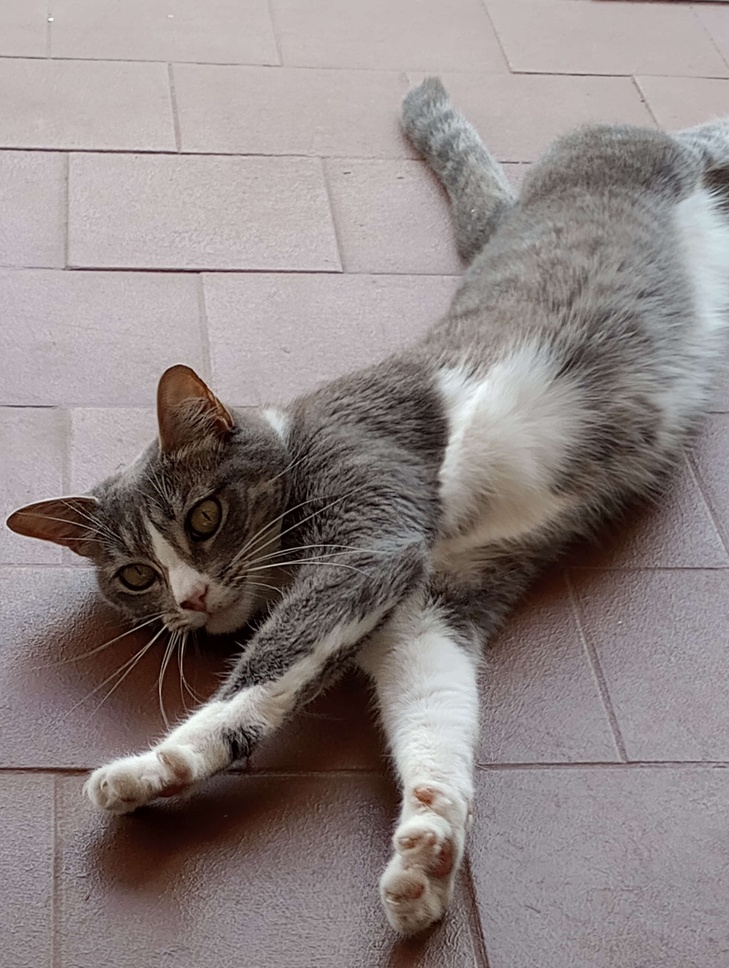
#> input picture ciripiso.jpg, 729 x 968 px, shrunk from 3072 x 4080 before the run
$ jupyter execute presentacion.ipynb
#> lines starting #> are read from the running program, lines starting #| are printed output that depends on the picture; after the words box and inside, x2 and y2 are one past the last pixel; in counts of white or black regions, pixels touching at a corner belong together
[cell 1]
import numpy as np
import matplotlib.pyplot as plt
from PIL import Image
import seaborn as sns
import os

# Transformada de Fourier

Materia: Aprendizaje Automático

Integrantes: Gonzalo Jara y Tomás Gómez

Docente: Esteban Roitberg

# Contexto del problema

Ella se llama Ciri.

<div class="flex-center">

</div>

<style>
    .flex-center {
        display: flex;
        flex-direction: column;
        justify-content: center;
        align-items: center;
    }
</style>

Queremos usar la imágen en un modelo.

La imagen es de 3072 x 4080 y pesa 636KB.

<b>¿Cómo podemos simplificarla sin perder información valiosa?</b>

**Podemos comprimirla usando la Transformada de Fourier**

## Un caso más simple, ¿Cómo simplificar una señal?

Si tengo una señal con ruido, y quiero eliminarlo, ¿cómo hago?

[cell 2]
def func(x: np.ndarray):
    freq1 = 2
    freq2 = 3
    return np.cos(2*np.pi * freq1 * x) + np.sin(2*np.pi * freq2 * x)

def freq_calc(x: np.ndarray, frecuencia: int):
    y = np.exp(2*np.pi * 1j * x * frecuencia)
    return y.real, y.imag

def euler(x: np.ndarray):
    y = np.exp(x * 1j)
    return y.real, y.imag

n = 200
time = 4
np.random.seed(2)
X = np.linspace(0, time, n)
Y_real = func(X)
Y = Y_real + 0.4 * np.random.normal(0, 1, n)

X_euler, Y_euler = euler(X)

plt.rcParams["text.usetex"] = True
fig, ax = plt.subplots(1, 1, figsize=(10,4), facecolor="#1e1e1e")
ax.set_facecolor("#1e1e1e")
ax.plot(X, Y, color="#00ccff", linewidth=2.5);
ax.set_ylabel("Intensidad", color="white")
ax.set_xlabel("Tiempo (s)", color="white")
ax.set_title("Funcion con ruido", color="white");

#ax.spines["left"].set_position("center")
#ax.spines["bottom"].set_position("center")
ax.spines["left"].set_color("white")
ax.spines["bottom"].set_color("white")
ax.spines["right"].set_color("none")
ax.spines["top"].set_color("none")

ax.set_xticks([ 0, 1, 2, 3, 4 ])
ax.set_xticklabels([r"$0$", r"$1$", r"$2$", r"$3$", r"$4$"], color="white", fontsize=12)
ax.set_yticks([-2, -1, 0, 1, 2])
ax.set_yticklabels([r"$-2$", r"$-1$", r"$0$", r"$1$", r"$2$"], color="white", fontsize=12);

## La respuesta: Series de Fourier

Las Series de Fourier nos permiten descomponer cualquier señal periódica en una serie infinita de senos y cosenos.
<video width=840 height=480 controls>
    <source src="media/jupyter/Descomposicion@2025-09-26@02-04-45.mp4" type="video/mp4">
</video>

## Definición de la Serie de Fourier

Dada una función $f(x)$ periódica de período $P$, su serie de Fourier se define como:
$$
S_N(x) = a_0 \sum_{n=1}^{N}(a_n cos(2 \pi \frac{n}{P} x) + b_n sin(2 \pi \frac{n}{P} x))
$$
con coeficientes:
$$
a_0 = \frac{1}{P} \int_{P}{}f(x)dx \\
a_n = \frac{2}{P} \int_{P}{}f(x) cos(2 \pi \frac{n}{P} x) dx \\
b_n = \frac{2}{P} \int_{P}{}f(x) sin(2 \pi \frac{n}{P} x) dx
$$

Las series de Fourier son muy útiles ya que nos permiten expresar una aproximación de cualquier función periódica de forma muy sencilla de calcular (senos y cosenos).

Pero, para poder comprimir una imagen, necesitamos algo más general, que pueda analizar funciones no periódicas...

## ¿Qué es la Transformada de Fourier?

[cell 3]
plt.rcParams["text.usetex"] = True
fig, ax = plt.subplots(1, 2, figsize=(10,4), facecolor="#1e1e1e")
ax[0].set_facecolor("#1e1e1e")
ax[0].plot(X, Y, color="#00ccff", linewidth=2.5);
ax[0].set_ylabel("Intensidad", color="white")
ax[0].set_xlabel("Tiempo (s)", color="white")
ax[0].set_title("Funcion con ruido", color="white");

#a<[0].spines["left"].set_position("center")
#a<[0].spines["bottom"].set_position("center")
ax[0].spines["left"].set_color("white")
ax[0].spines["bottom"].set_color("white")
ax[0].spines["right"].set_color("none")
ax[0].spines["top"].set_color("none")

ax[0].set_xticks([ 0, 1, 2, 3, 4 ])
ax[0].set_xticklabels([r"$0$", r"$1$", r"$2$", r"$3$", r"$4$"], color="white", fontsize=12)
ax[0].set_yticks([-2, -1, 0, 1, 2])
ax[0].set_yticklabels([r"$-2$", r"$-1$", r"$0$", r"$1$", r"$2$"], color="white", fontsize=12);

fft = np.fft.rfft(Y) / n
freq = np.fft.rfftfreq(n, X[1] - X[0])

ax[1].plot(freq, np.abs(fft), color="#00ccff", linewidth=2.5);

ax[1].set_facecolor("#1e1e1e")
ax[1].set_ylabel("Intensidad", color="white")
ax[1].set_xlabel("Frecuencia", color="white")
ax[1].set_title("Transformada de Fourier", color="white");

ax[1].spines["left"].set_color("white")
ax[1].spines["bottom"].set_color("white")
ax[1].spines["right"].set_color("none")
ax[1].spines["top"].set_color("none")

ax[1].set_xticks([ 0, 2, 3, 5, 10, 15, 20, 25 ])
ax[1].set_xticklabels([r"$0$", r"$2$", r"$3$", r"$5$", r"$10$", r"$15$", r"$20$", r"$25$"], color="white", fontsize=12)
ax[1].set_yticks([0.0, 0.1, 0.2, 0.3, 0.4, 0.5])
ax[1].set_yticklabels([r"$0.0$", r"$0.1$", r"$0.2$", r"$0.3$", r"$0.4$", r"$0.5$"], color="white", fontsize=12);

## Formula de Euler

Para cualquier número real x:
$$
e^{ix} = cos(x) + i sen(x)
$$
Esto nos permite relacionar senos y cosenos con números complejos, los cuales pueden pensarse como vectores.

<video width=700 height=350 controls>
    <source src="media/jupyter/VectorRotando@2025-09-26@02-05-43.mp4" type="video/mp4">
</video>

## ¿Cómo funciona la Transformada de Fourier?
$$
\hat f(\epsilon) = \int_{-\infty}^{\infty} f(x) e^{-i 2 \pi \epsilon x} dx
$$

Donde:
- $f(x)$ es la funcion original.
- $\epsilon$ es una variable que representa a la frecuencia de la función original.
- $e^{-i 2 \pi}$ es un número complejo que depende de $x$ y de $\epsilon$.

$$
f(x) e^{-i 2 \pi \epsilon x}
$$
<video width=840 height=480 controls>
    <source src="media/jupyter/ProductoRotando@2025-09-26@02-06-33.mp4" type="video/mp4">
</video>

$$
\hat f(\epsilon) = \int_{-\infty}^{\infty} f(x) e^{-i 2 \pi \epsilon x} dx
$$
<video width=840 height=480 controls>
    <source src="media/jupyter/GraficarFrecuencias@2025-09-26@02-07-15.mp4" type="video/mp4">
</video>

## Función final de la transformada de Fourier

[cell 4]
fft = np.fft.rfft(Y) / n
freq = np.fft.rfftfreq(n, X[1] - X[0])

fig, ax = plt.subplots(1, 1, figsize=(10,4), facecolor="#1e1e1e")
ax.plot(freq, np.abs(fft), color="#00ccff", linewidth=2.5);

ax.set_facecolor("#1e1e1e")
ax.set_ylabel("Intensidad", color="white")
ax.set_xlabel("Frecuencia", color="white")
ax.set_title("Transformada de Fourier", color="white");

#ax.spines["left"].set_position("center")
#ax.spines["bottom"].set_position("center")
ax.spines["left"].set_color("white")
ax.spines["bottom"].set_color("white")
ax.spines["right"].set_color("none")
ax.spines["top"].set_color("none")

ax.set_xticks([ 0, 2, 3, 5, 10, 15, 20, 25 ])
ax.set_xticklabels([r"$0$", r"$2$", r"$3$", r"$5$", r"$10$", r"$15$", r"$20$", r"$25$"], color="white", fontsize=12)
ax.set_yticks([0.0, 0.1, 0.2, 0.3, 0.4, 0.5])
ax.set_yticklabels([r"$0.0$", r"$0.1$", r"$0.2$", r"$0.3$", r"$0.4$", r"$0.5$"], color="white", fontsize=12);

Determinamos un umbral para filtrar el ruido

[cell 5]
fft = np.fft.rfft(Y) / n
freq = np.fft.rfftfreq(n, X[1] - X[0])

fig, ax = plt.subplots(1, 1, figsize=(10,4), facecolor="#1e1e1e")
ax.plot(freq, np.abs(fft), color="#00ccff", linewidth=2.5);
ax.axhline(0.3, color="red");

ax.set_facecolor("#1e1e1e")
ax.set_ylabel("Intensidad", color="white")
ax.set_xlabel("Frecuencia", color="white")
ax.set_title("Transformada de Fourier", color="white");

ax.spines["left"].set_color("white")
ax.spines["bottom"].set_color("white")
ax.spines["right"].set_color("none")
ax.spines["top"].set_color("none")

ax.set_xticks([ 0, 2, 3, 5, 10, 15, 20, 25 ])
ax.set_xticklabels([r"$0$", r"$2$", r"$3$", r"$5$", r"$10$", r"$15$", r"$20$", r"$25$"], color="white", fontsize=12)
ax.set_yticks([0.0, 0.1, 0.2, 0.3, 0.4, 0.5])
ax.set_yticklabels([r"$0.0$", r"$0.1$", r"$0.2$", r"$0.3$", r"$0.4$", r"$0.5$"], color="white", fontsize=12);

Filtramos el ruido y reconstruimos la señal con la inversa de la transformada de Fourier.

[cell 6]
umbral = 0.3
fft_filtrada = fft * (np.abs(fft) > umbral)

fig, ax = plt.subplots(1, 2, figsize=(12,4), facecolor="#1e1e1e")
ax[0].plot(freq, np.abs(fft_filtrada), color="#00ccff", linewidth=2.5);
ax[0].axhline(umbral, color="red");

ax[0].set_facecolor("#1e1e1e")
ax[0].set_ylabel("Intensidad", color="white")
ax[0].set_xlabel("Frecuencia", color="white")
ax[0].set_title("Transformada de Fourier", color="white");

ax[0].spines["left"].set_color("white")
ax[0].spines["bottom"].set_color("white")
ax[0].spines["right"].set_color("none")
ax[0].spines["top"].set_color("none")

ax[0].set_xticks([ 0, 2, 3, 5, 10, 15, 20, 25 ])
ax[0].set_xticklabels([r"$0$", r"$2$", r"$3$", r"$5$", r"$10$", r"$15$", r"$20$", r"$25$"], color="white", fontsize=12)
ax[0].set_yticks([0.0, 0.1, 0.2, 0.3, 0.4, 0.5])
ax[0].set_yticklabels([r"$0.0$", r"$0.1$", r"$0.2$", r"$0.3$", r"$0.4$", r"$0.5$"], color="white", fontsize=12);


## Aca se empieza a graficar la funcion filtrada
ax[1].plot(X, np.fft.irfft(fft_filtrada * n), color="#00ccff", linewidth=2.5);

ax[1].set_facecolor("#1e1e1e")
ax[1].set_ylabel("Intensidad", color="white")
ax[1].set_xlabel("Tiempo", color="white")
ax[1].set_title("Señal filtrada", color="white");

ax[1].spines["left"].set_color("white")
ax[1].spines["bottom"].set_color("white")
ax[1].spines["right"].set_color("none")
ax[1].spines["top"].set_color("none")

ax[1].set_xticks(np.arange(0.0, 4.1, 1))
ax[1].set_xticklabels(np.arange(0.0, 4.1, 1), color="white", fontsize=12)
ax[1].set_yticks(np.arange(-2.0, 2.1, 1))
ax[1].set_yticklabels(np.arange(-2.0, 2.1, 1), color="white", fontsize=12);

[cell 7]
fig, ax = plt.subplots(1, 1, figsize=(10,4), facecolor="#1e1e1e")
ax.plot(X, np.fft.irfft(fft_filtrada * n), color="#00ccff", linewidth=2.5);

ax.set_facecolor("#1e1e1e")
ax.set_ylabel("Intensidad", color="white")
ax.set_xlabel("Tiempo", color="white")
ax.set_title("Señal filtrada", color="white");

ax.spines["left"].set_color("white")
ax.spines["bottom"].set_color("white")
ax.spines["right"].set_color("none")
ax.spines["top"].set_color("none")

ax.set_xticks(np.arange(0.0, 4.1, 1))
ax.set_xticklabels(np.arange(0.0, 4.1, 1), color="white", fontsize=12)
ax.set_yticks(np.arange(-2.0, 2.1, 1))
ax.set_yticklabels(np.arange(-2.0, 2.1, 1), color="white", fontsize=12);

## Comprimiendo a Ciri

Pasamos la imagen de Ciri a escala de grises para hacer el cálculo más simple.

[cell 8]
# 1. Cargar imagen en escala de grises
img = Image.open("ciripiso.jpg").convert("L")  # "L" = grayscale
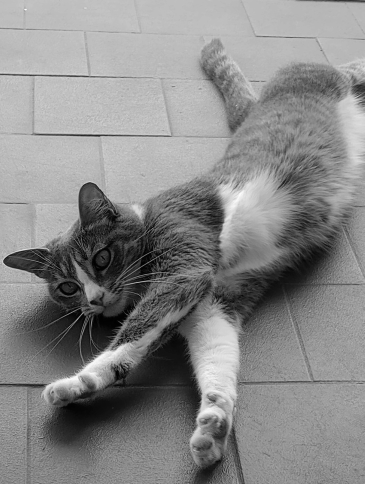
#> img: PIL image 729x968 L (shown at 1/2 size); min 0, max 255, mean 136
img_array = np.array(img)

# 2. FFT 2D
fft2 = np.fft.fft2(img_array)
fft2_shifted = np.fft.fftshift(fft2)  # centramos el espectro

# 3. Magnitud y fase
magnitude = np.abs(fft2_shifted)
phase = np.angle(fft2_shifted)
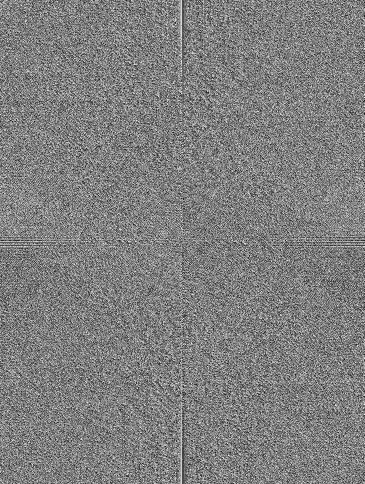
#> phase: shape (968, 729) float64 (shown at 1/2 size); min -3.14, max 3.14, mean -3.59e-17; drawn with min black and max white

# 4. Mostrar resultados
plt.figure(figsize=(15,5))

plt.subplot(1,3,1)
plt.imshow(img_array, cmap="gray")
plt.title("Imagen original")
plt.axis("off");

[cell 9]
# ======================
# 5. Compresión: quedarnos con el top n% de coeficientes
# ======================
porcentaje = 0.5
flat = magnitude.flatten()
threshold = np.percentile(flat, 100 - porcentaje)
#> threshold = 87424.9
mask_compress = magnitude >= threshold
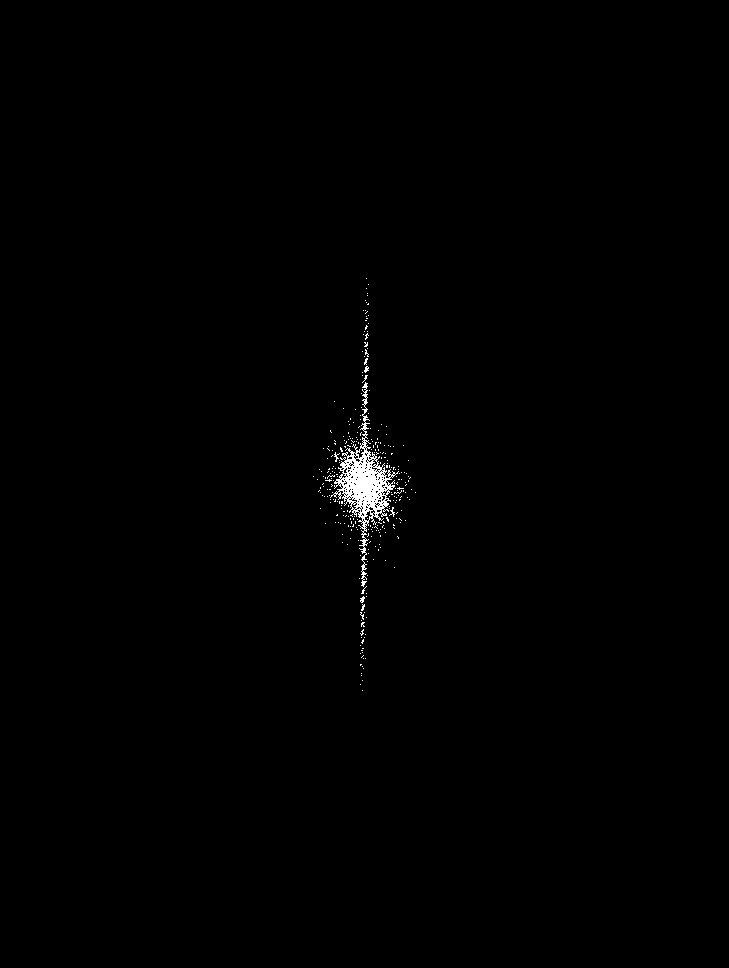
#> mask_compress: shape (968, 729) bool; 0.5% white; 305 white regions (300 under 20 px), largest, box (x1, y1, x2, y2) and area: (330, 382, 399, 587) 2807, (334, 452, 340, 462) 22, (389, 507, 395, 517) 22, (364, 366, 369, 373) 21, (360, 596, 365, 603) 21
fft_compress = fft2_shifted * mask_compress
img_compress = np.fft.ifft2(np.fft.ifftshift(fft_compress)).real
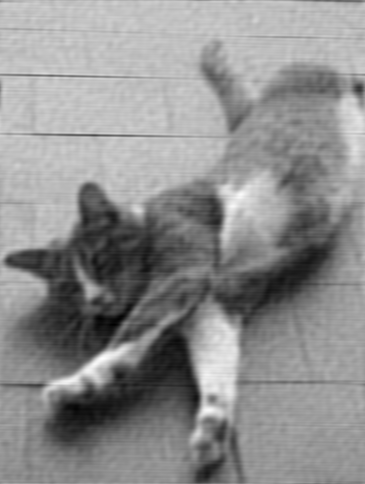
#> img_compress: shape (968, 729) float64 (shown at 1/2 size); min -11.1, max 252.2, mean 136; drawn with min black and max white

def re_map(x, in_min, in_max, out_min, out_max):
#> called with in_min = -11.1, in_max = 252.2, out_min = 0, out_max = 1
    return (x - in_min) * (out_max - out_min) / (in_max - in_min) + out_min

ciri_comp = re_map(img_compress, img_compress.min(), img_compress.max(), 0, 1)
ciri_norm = re_map(img_array, img_array.min(), img_array.max(), 0, 1)

Image.fromarray((ciri_comp * 255).astype(np.uint8)).save("ciri_comprimida.png")
Image.fromarray((ciri_norm * 255).astype(np.uint8)).save("ciri_normal.png")

comp_size = os.path.getsize('ciri_comprimida.png')
norm_size =  os.path.getsize('ciri_normal.png')

print(norm_size, comp_size)
print(f"{(norm_size - comp_size) / norm_size:.2f}")

Aplicamos la transformada de Fourier y le aplicamos un filtro del 0.5%.

[cell 10]
fft2 = np.fft.fft2(img_array)
fft2_shifted = np.fft.fftshift(fft2)  # centramos el espectro
magnitude_spectrum = np.log1p(np.abs(fft2_shifted))
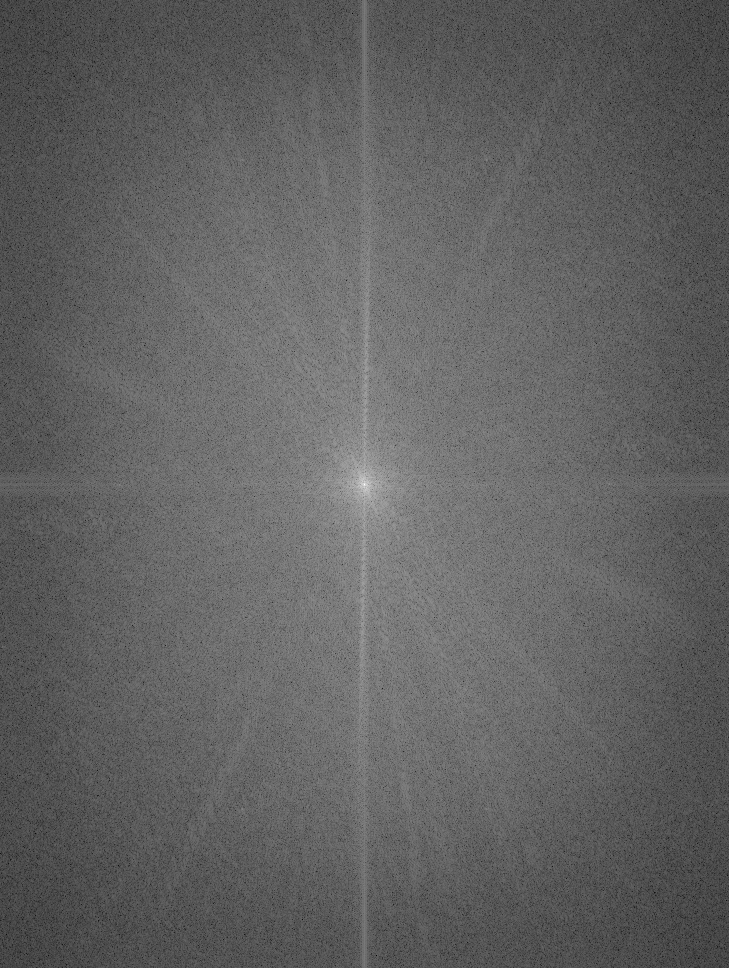
#> magnitude_spectrum: shape (968, 729) float64; min 1.78, max 18.38, mean 8.16; drawn with min black and max white

fig, ax = plt.subplots(1,2, figsize=(10,5))
ax[0].imshow(magnitude_spectrum, cmap="inferno")
ax[0].set_title("Espectro original")
ax[0].axis("off")

ax[1].imshow(np.log1p(np.abs(fft_compress)), cmap="inferno")
ax[1].set_title("Espectro comprimido")
ax[1].axis("off")

plt.show()

$ run again, with cirisol.jpg copied over ciripiso.jpg
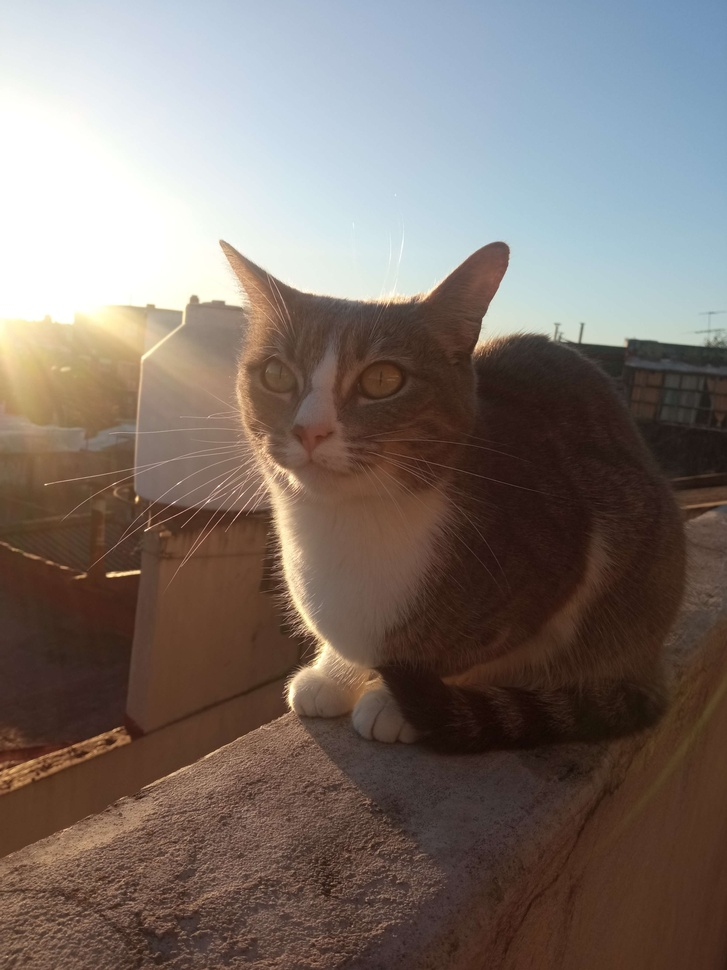
#> input picture cirisol.jpg, 727 x 970 px, shrunk from 3120 x 4160 before the run
#> threshold = 69930.3
#> `mask_compress = magnitude >= threshold`:
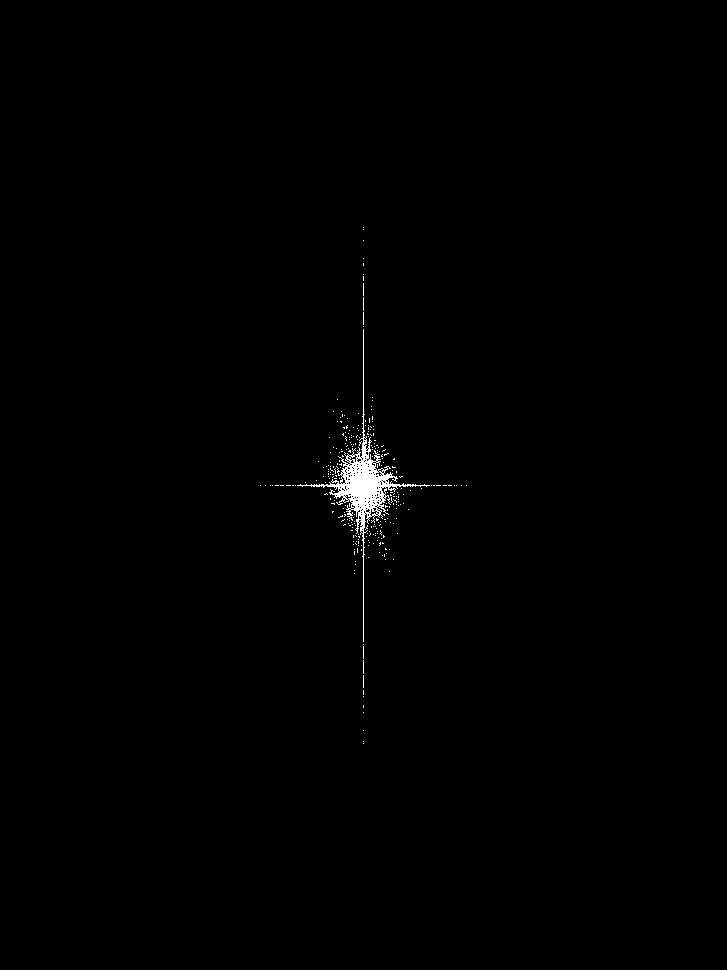
#> mask_compress: shape (970, 727) bool; 0.5% white; 289 white regions (288 under 20 px), largest, box (x1, y1, x2, y2) and area: (297, 329, 430, 642) 2929
#> `magnitude_spectrum = np.log1p(np.abs(fft2_shifted))`:
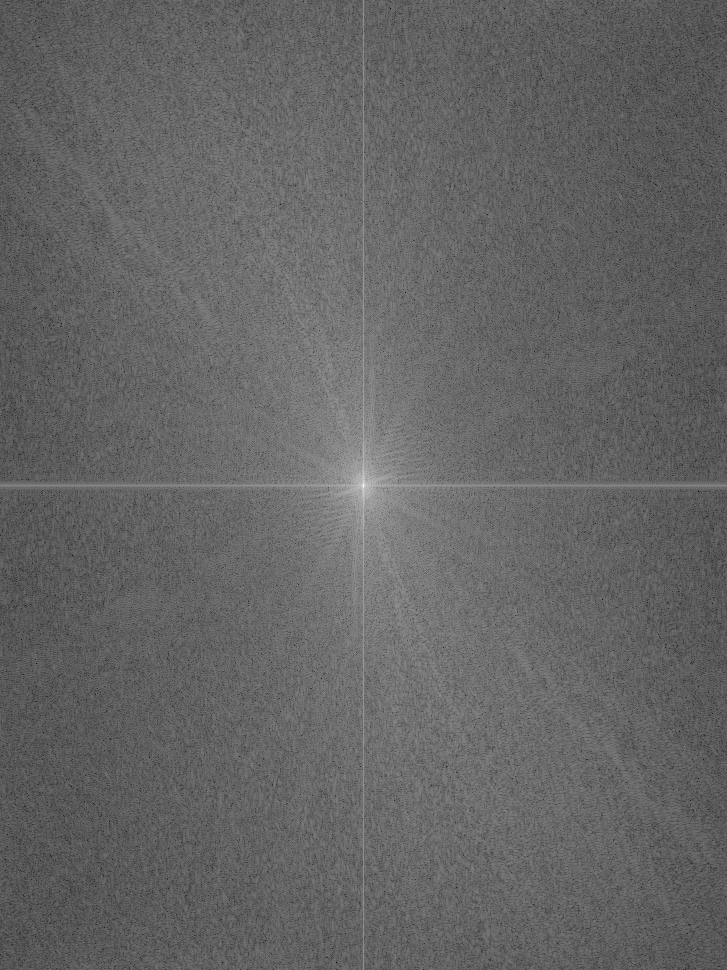
#> magnitude_spectrum: shape (970, 727) float64; min 1.61, max 18.22, mean 8.19; drawn with min black and max white
